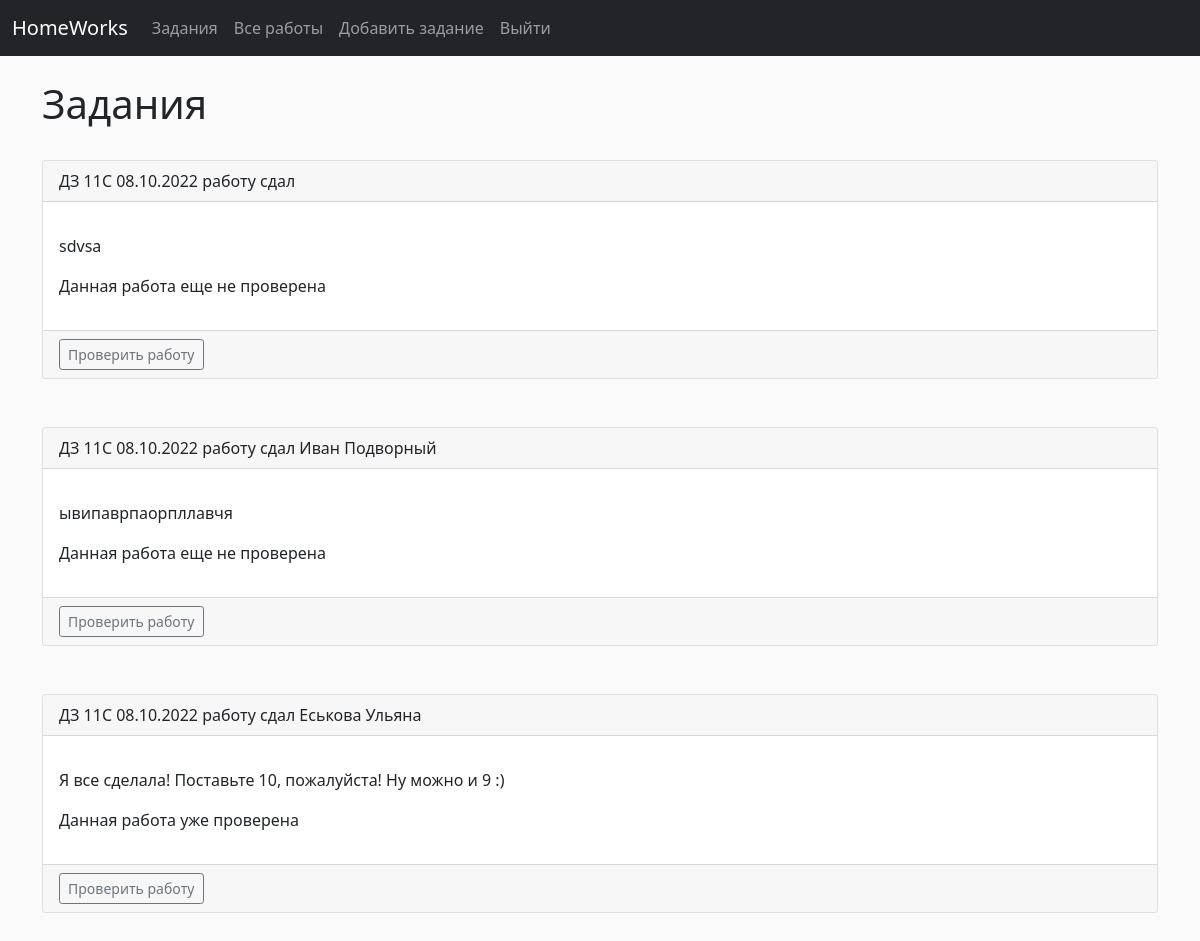
/show_works (signed in), run on the app's committed database.
### works/models.py (models this page shows)
class Work(models.Model):
	task = models.ForeignKey(Task, blank=True, null=True, on_delete=models.SET_NULL)
	description = models.TextField(blank=True)
	comment = models.TextField(blank=True)
	owner = models.IntegerField("Work Owner", blank=False, default=1)
	work_image = models.ImageField(null=True, blank=True, upload_to="images/")
	def __str__(self):
		user = User.objects.filter(id=self.owner)[0]
		return str(self.task) + "  работу сдал " + user.first_name + " " + user.last_name

class Task(models.Model):
	name = models.CharField('Название работы', max_length=120)
	description = models.TextField(blank=True)
	deadline = models.DateTimeField('Дедлайн сдачи работы')
	def __str__(self):
		return self.name

### works/views.py (the view)
# urls.py: path('show_works', views.show_works, name='show-works'),
def show_works(request):
	works = []
	if request.user.is_superuser:
		works = Work.objects.all()
	else:
		works = Work.objects.filter(owner=request.user.id)
	return render(request, 'works/show_works.html', {'works': works})

### works/templates/works/show_works.html
{% extends 'works/base.html' %}
{% block content %}
	{% if user.is_authenticated %}
		<h1>Задания</h1>
		<br/>
		{% if not works %}
			<p>
				Вы пока не сдали не одной работы.
			</p>
		{% else %}
			{% for work in works %}
				<div class="card">
				<div class="card-header">
					{{ work }}
				</div>
				<div class="card-body">
					<p class="card-text">
						<p>{{ work.description }}</p>
						{% if work.comment == "" %}
							{% if user.is_superuser %}
								<p>Данная работа еще не проверена</p>
							{% else %}
								<p>Ваша работа еще не проверена</p>
							{% endif %}
						{% else %}
							{% if user.is_superuser %}
								<p>Данная работа уже проверена</p>
							{% else %}
								<p>Ваша работа была проверена.
							Вот комментарий преподавателя: {{ work.comment }}</p>
							{% endif %}
						{% endif %}
					</p>
				</div>
				<div class="card-footer text-muted">
					{% if user.is_superuser %}
					<a href="{% url 'update-work' work.id %}" class="btn btn-outline-secondary btn-sm">Проверить работу</a>
					{% else %}
					<a href="{% url 'update-work' work.id %}" class="btn btn-outline-secondary btn-sm">Редактировать работу</a>
					<a href="{% url 'delete-work' work.id %}"  class="btn btn-outline-danger btn-sm">Удалить работу</a>
					{% endif %}
				</div>
			</div>
			<br/><br/>
			{% endfor %}
		{% endif%}
	{% else %}
		Для просмотра этой страницы, нужно авторизоваться.
	{% endif %}
{% endblock %}

### works/templates/works/base.html (style rules this page uses)
body { background: #fafafa; }

### data on the page
Work: owner+task "ДЗ 11С 08.10.2022 работу сдал", description "sdvsa", comment "Данная работа еще не проверена"
Work: owner+task "ДЗ 11С 08.10.2022 работу сдал Иван Подворный", description "ывипаврпаорпллавчя", comment "Данная работа еще не проверена"
Work: owner+task "ДЗ 11С 08.10.2022 работу сдал Еськова Ульяна", description "Я все сделала! Поставьте 10, пожалуйста! Ну можно и 9 :)", shows "Данная работа уже проверена"
